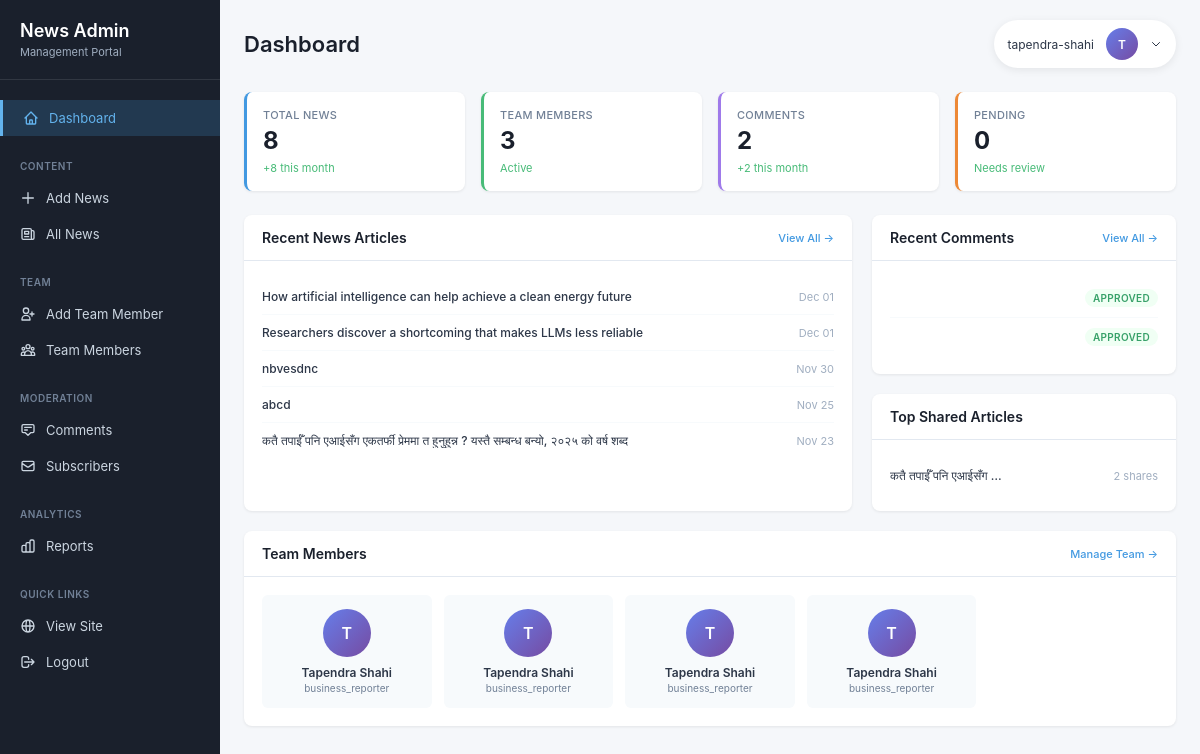
Page /custom-admin/ (signed in) on the earlier database version.
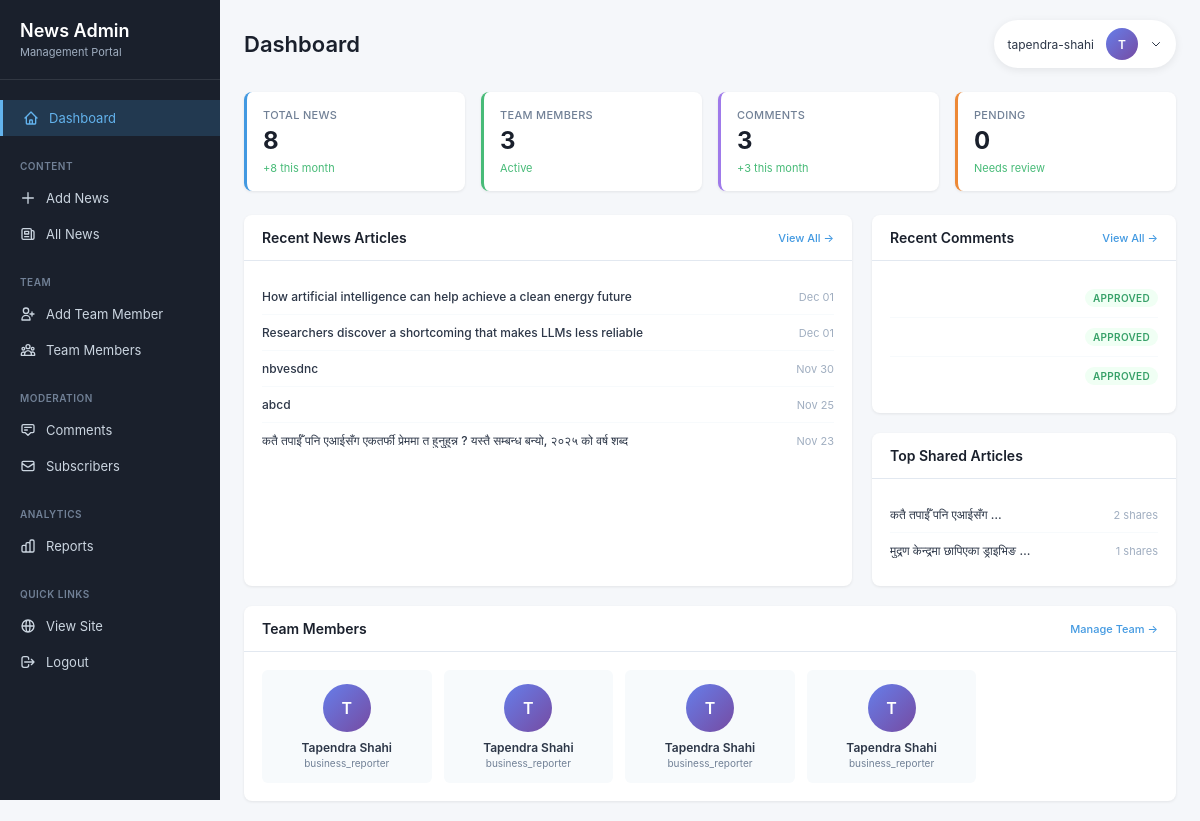
Same page on the later database version.
### news/models.py (models this page shows, shortened)
class News(models.Model):
    CATEGORY_CHOICES = [
        ('business', 'Business'),
        ('political', 'Political'),
        ('tech', 'Tech'),
        ('education', 'Education'),
    ]
    VISIBILITY_CHOICES = [
        ('public', 'Public'),
        ('private', 'Private'),
        ('password', 'Password Protected'),
    ]
    title = models.CharField(max_length=255)
    slug = models.SlugField(max_length=255, blank=True, help_text="URL-friendly version of title")
    content = models.TextField()
    excerpt = models.TextField(max_length=300, blank=True, help_text="Brief summary of the article")
    category = models.CharField(max_length=50, choices=CATEGORY_CHOICES, default='business')
    tags = models.CharField(max_length=500, blank=True, help_text="Comma-separated tags")
    author = models.ForeignKey(TeamMember, on_delete=models.SET_NULL, null=True, blank=True, related_name='articles', help_text="Select the author from team members")
    meta_description = models.CharField(max_length=160, blank=True, help_text="SEO meta description")
    visibility = models.CharField(max_length=20, choices=VISIBILITY_CHOICES, default='public')
    publish_date = models.DateTimeField(null=True, blank=True, help_text="Schedule publish date/time")
    created_at = models.DateTimeField(auto_now_add=True)
    updated_at = models.DateTimeField(auto_now=True)
    image = models.ImageField(upload_to='news_images/', blank=True, null=True)
    class Meta:
        ordering = ['-created_at']
        verbose_name = 'News Article'
        verbose_name_plural = 'News Articles'

class Comment(models.Model):
    news = models.ForeignKey(News, on_delete=models.CASCADE, related_name='comments')
    name = models.CharField(max_length=100, help_text="Commenter's name")
    email = models.EmailField(help_text="Commenter's email (not displayed publicly)")
    text = models.TextField(help_text="Comment text")
    created_at = models.DateTimeField(auto_now_add=True)
    is_approved = models.BooleanField(default=True, help_text="Whether this comment is approved for display")
    class Meta:
        ordering = ['-created_at']
        verbose_name = 'Comment'
        verbose_name_plural = 'Comments'

class TeamMember(models.Model):
    ROLE_CHOICES = [
        ('editor_in_chief', 'Editor-in-Chief'),
        ('tech_editor', 'Tech Editor'),
        ('political_analyst', 'Political Analyst'),
        ('business_reporter', 'Business Reporter'),
        ('sports_reporter', 'Sports Reporter'),
        ('senior_editor', 'Senior Editor'),
        ('staff_writer', 'Staff Writer'),
        ('photographer', 'Photographer'),
        ('video_journalist', 'Video Journalist'),
    ]
    name = models.CharField(max_length=255)
    role = models.CharField(max_length=50, choices=ROLE_CHOICES)
    bio = models.TextField(blank=True, help_text="Brief biography of the team member")
    photo = models.ImageField(upload_to='team_photos/', blank=True, null=True, help_text="Professional headshot")
    email = models.EmailField(blank=True, help_text="Professional email address")
    twitter_url = models.URLField(blank=True, help_text="Twitter profile URL")
    linkedin_url = models.URLField(blank=True, help_text="LinkedIn profile URL")
    is_active = models.BooleanField(default=True, help_text="Is this team member currently active?")
    order = models.IntegerField(default=0, help_text="Display order (lower numbers appear first)")
    joined_date = models.DateField(auto_now_add=True)
    class Meta:
        ordering = ['order', 'name']
        verbose_name = 'Team Member'
        verbose_name_plural = 'Team Members'

### news/admin_views.py (the view)
# urls.py: path('', admin_views.admin_dashboard, name='dashboard'),
@staff_member_required
def admin_dashboard(request):
    total_news = News.objects.count()
    total_team = TeamMember.objects.filter(is_active=True).count()
    total_comments = Comment.objects.count()
    pending_comments = Comment.objects.filter(is_approved=False).count()
    recent_news = News.objects.order_by('-created_at')[:5]
    recent_comments = Comment.objects.order_by('-created_at')[:5]
    categories = News.objects.values('category').annotate(count=Count('id'))
    thirty_days_ago = timezone.now() - timedelta(days=30)
    news_last_month = News.objects.filter(created_at__gte=thirty_days_ago).count()
    comments_last_month = Comment.objects.filter(created_at__gte=thirty_days_ago).count()
    top_shared = []
    for news in News.objects.all()[:10]:
        total_shares = ShareCount.objects.filter(news=news).aggregate(
            total=Count('id')
        )['total'] or 0
        if total_shares > 0:
            top_shared.append({'news': news, 'shares': total_shares})
    top_shared.sort(key=lambda x: x['shares'], reverse=True)
    top_shared = top_shared[:5]
    context = {
        'total_news': total_news,
        'total_team': total_team,
        'total_comments': total_comments,
        'pending_comments': pending_comments,
        'recent_news': recent_news,
        'recent_comments': recent_comments,
        'categories': categories,
        'news_last_month': news_last_month,
        'comments_last_month': comments_last_month,
        'top_shared': top_shared,
    }
    return render(request, 'admin/custom_admin.html', context)

### news/templates/admin/custom_admin.html (shortened to what the changed rows need)
{% load static %}
<!DOCTYPE html>
<html lang="en">
<head>
</head>
<body>
    <div class="container">
        <aside class="sidebar">
            <div class="sidebar-header">
                <h2>News Admin</h2>
            </div>
        </aside>
        <main class="main-content">
            <div class="top-bar">
                <h1>Dashboard</h1>
            </div>
            <div class="stats-grid">
                <div class="stat-card purple">
                    <div class="stat-label">Comments</div>
                    <div class="stat-value">{{ total_comments }}</div>
                    <div class="stat-change">+{{ comments_last_month }} this month</div>
                </div>
            </div>
            <div class="content-grid">
                <div class="card">
                    <div class="card-body">
                        <ul class="item-list">
                            {% for news in recent_news %}
                            <li>
                                <div class="item-title">{{ news.title }}</div>
                                <div class="item-meta">{{ news.created_at|date:"M d" }}</div>
                            </li>
                            {% empty %}
                            <li style="color: #a0aec0; text-align: center;">No news articles yet</li>
                            {% endfor %}
                        </ul>
                    </div>
                </div>
                <div>
                    <div class="card" style="margin-bottom: 20px;">
                        <div class="card-body">
                            <ul class="item-list">
                                {% for comment in recent_comments|slice:":3" %}
                                <li>
                                    <span class="badge {% if comment.is_approved %}approved{% else %}pending{% endif %}">
                                        {% if comment.is_approved %}Approved{% else %}Pending{% endif %}
                                    </span>
                                </li>
                                {% empty %}
                                <li style="color: #a0aec0; text-align: center;">No comments yet</li>
                                {% endfor %}
                            </ul>
                        </div>
                    </div>
                    <div class="card">
                        <div class="card-body">
                            <ul class="item-list">
                                {% for item in top_shared|slice:":3" %}
                                <li>
                                    <div class="item-title">{{ item.news.title|truncatewords:4 }}</div>
                                    <div class="item-meta">{{ item.shares }} shares</div>
                                </li>
                                {% empty %}
                                <li style="color: #a0aec0; text-align: center;">No share data yet</li>
                                {% endfor %}
                            </ul>
                        </div>
                    </div>
                </div>
            </div>
            <div class="card">
                <div class="card-body">
                    <div class="team-grid">
                        {% for member in recent_news|slice:":6" %}
                        {% if member.author %}
                        <div class="team-member">
                            <div class="team-avatar">{{ member.author.name|slice:":1"|upper }}</div>
                            <div class="team-name">{{ member.author.name|truncatewords:2 }}</div>
                            <div class="team-role">{{ member.author.role }}</div>
                        </div>
                        {% endif %}
                        {% empty %}
                        <div style="grid-column: 1/-1; text-align: center; color: #a0aec0; padding: 20px;">
                            No team members yet
                        </div>
                        {% endfor %}
                    </div>
                </div>
            </div>
        </main>
    </div>
</body>
</html>

Differences in the rows shown:
added Comment: is_approved "APPROVED"
now on this page (row unchanged): News: news "मुद्रण केन्द्रमा छापिएका ड्राइभिङ …", shares "1", shown under "Top Shared Articles"
Other differences:
{{ total_comments }}: "2" → "3"
{{ comments_last_month }}: "2" → "3"
